Frame 1 (no input): blank canvas, image omitted
Frame 60 (the mouse pressed at the canvas centre just before this capture): blank canvas, image omitted
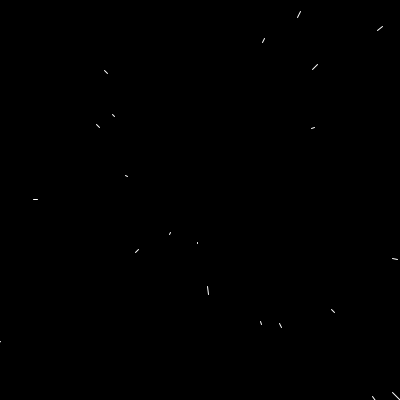
Frame 120 (the mouse held since frame 60 and released just before this capture)

The Processing sketch whose frames 1 and 60 were blank and that drew this single picture after the mouse press (run headless with seeded random() and noise(); from frame 60 on, the mouse is pressed at the canvas centre):

// Processing sketch: Starfield
// ── Starfield.pde
Star[] stars = new Star[200];
float speed;
void setup() {
  size(400, 400);
  for (int i = 0; i < stars.length; i++) {
    stars[i] = new Star();
  }
}
void draw() {
  speed = map(mouseX, 0, width, 0, 20);
  background(0);
  translate(width / 2, height / 2);
  for (int i = 0; i < stars.length; i++) {
    stars[i].update();
    stars[i].show();
  }
}

// ── Star.pde
class Star {
  float x;
  float y;
  float z;
  float pz;
  Star() {
    x = random(-width, width);
    y = random(-height, height);
    z = random(width);
    pz = z ;
  }
  
  void update() {
    z -= speed;
    if (z < 1) {
      z = width;
      x = random(-width, width);
      y = random(-height, height);
      pz = z;
    }
  }
  
  void show() {
    fill(255);
    noStroke();
    
    float sx = map(x / z, 0, 1, 0, width);
    float sy = map(y / z, 0, 1, 0, width);
    
    float r = map(z, 0, width, 16, 0);
    //ellipse(sx, sy, r, r);
    float px = map(x / pz, 0, 1, 0, width);
    float py = map(y / pz, 0, 1, 0, height);
    
    pz = z;
    
    stroke(255);
    line(px, py, sx, sy);
    
  }
}
